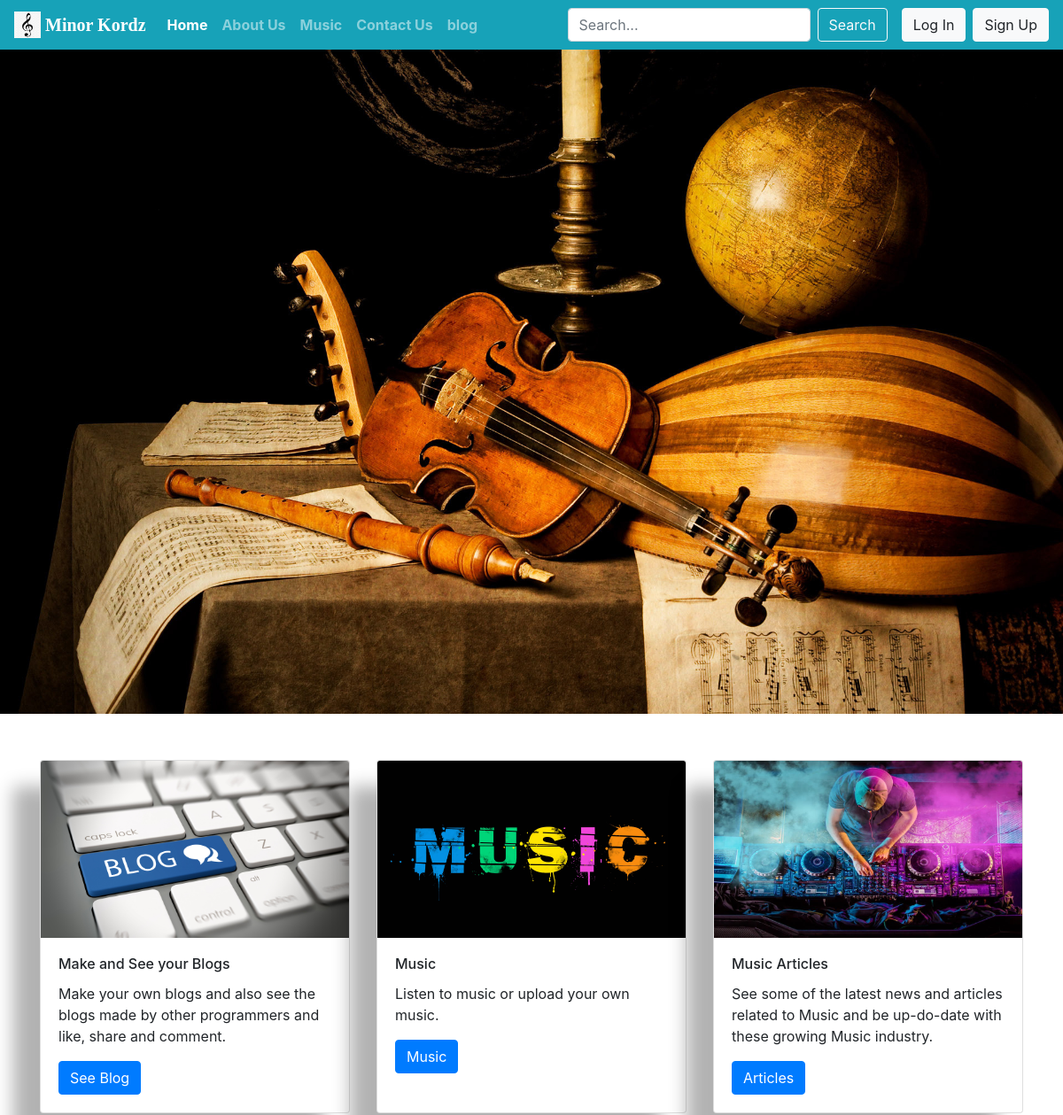
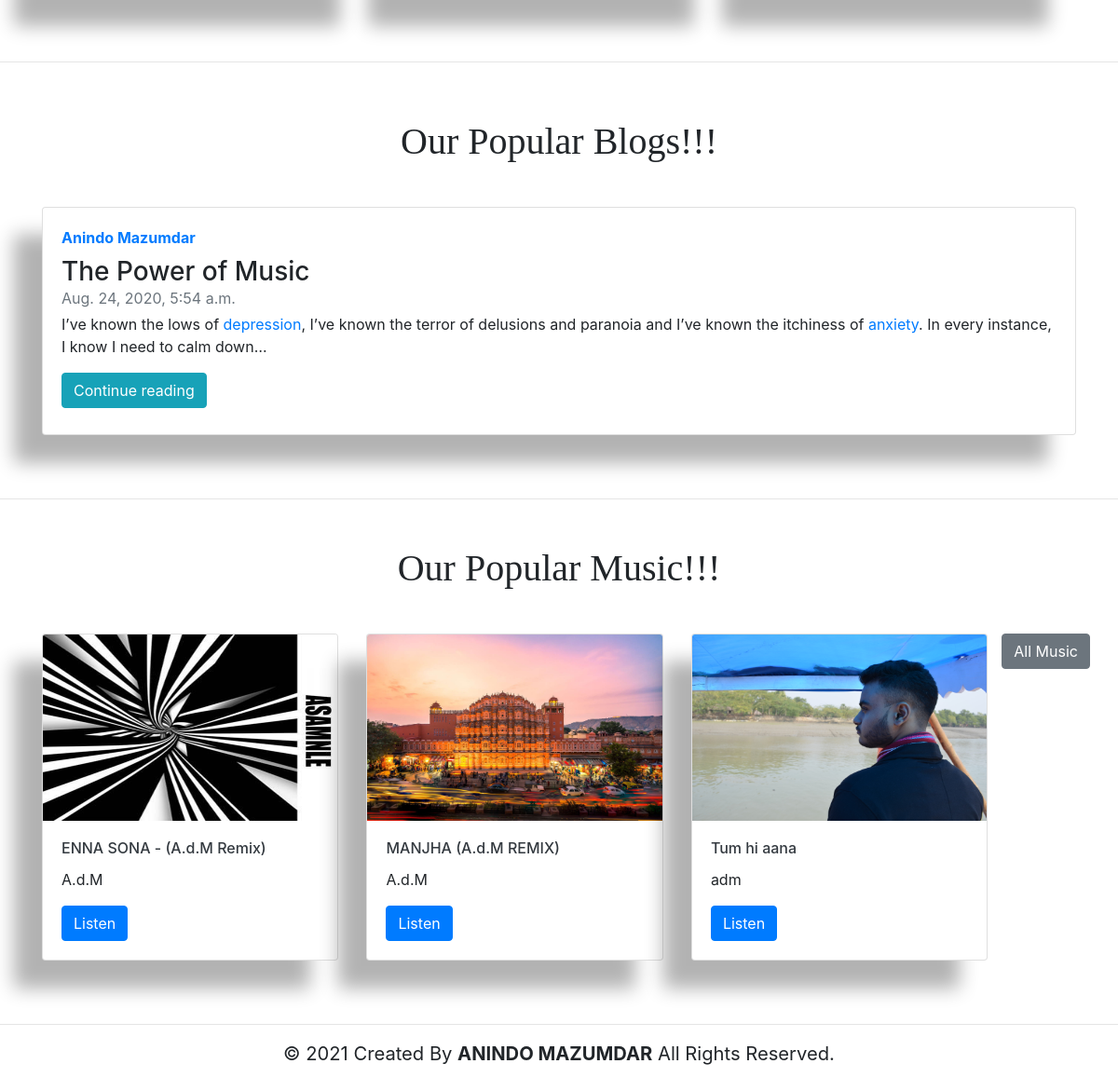
The page / on the database its author committed (2 pictures, top to bottom).
### blog/models.py (models this page shows, shortened)
class Post(models.Model):
    sno = models.AutoField(primary_key=True)
    title = models.CharField(max_length=100)
    author = models.CharField(max_length=100)
    slug = models.CharField(max_length=100)
    content = models.TextField()
    views = models.IntegerField(default=0)
    timestamp = models.DateTimeField(auto_now_add=True)

### songs/models.py (models this page shows, shortened)
class Songpost(models.Model):
    sno = models.AutoField(primary_key=True)
    song_title = models.CharField(max_length=250)
    artist = models.CharField(max_length=200)
    album_title = models.CharField(max_length=300)
    genre = models.CharField(max_length=100)
    slug = models.CharField(max_length=100)
    album_logo = models.ImageField(upload_to='images')
    file = models.FileField(upload_to='musics')
    tags = models.CharField(max_length=500,default="")
    desc = models.TextField(max_length=2000,default="")
    plays = models.IntegerField(default=0)

### cadence/views.py (the view)
# urls.py: path('',views.index,name='index'),
def index(request):
    supload = []
    postss = Post.objects.filter().order_by('-views')[:3]
    musics = Songpost.objects.filter().order_by('-plays')[:3]
    suploads = Suserupload.objects.all()
    n = len(suploads)
    supload.append([suploads,range(1,n)])
    context = {'postss': postss, 'musics':musics,'supload': supload}
    return render(request,'cadence/index.html',context)

### templates/cadence/index.html (shortened to what this page needs)
{% extends 'basic.html' %}
{% block homeactive %}active{% endblock homeactive %}
{% block body %}
{% load static %}
  <div id="homecarousel" class="carousel slide" data-ride="carousel">
    <div class="carousel-inner">
      <div class="carousel-item active">
        <img src="/static/img/music3.jpg" class="d-block w-100" alt="...">
      </div>
    </div>
  </div>
<div class="container" style="padding-top: 3%;">
  <div class="card-deck my-3">
    <div class="card" style="box-shadow: -30px 30px 20px rgba(0, 0, 0, 0.3);">
      <img src="/static/img/blog1.jpeg" class="card-img-top" alt="...">
      <div class="card-body">
        <h5 class="card-title">Make and See your Blogs</h5>
        <p class="card-text">Make your own blogs and also see the blogs made by other programmers and like, share and
          comment.</p>
        <a href="/blog/" class="btn btn-primary"> See Blog</a>
      </div>
    </div>
    <div class="card" style="box-shadow: -30px 30px 20px rgba(0, 0, 0, 0.3);">
      <img src="/static/img/musichome.jpg" class="card-img-top" alt="...">
      <div class="card-body">
        <h5 class="card-title">Music</h5>
        <p class="card-text">Listen to music or upload your own music.</p>
        <a href="/songs/" class="btn btn-primary">Music</a>
      </div>
    </div>
    <div class="card" style="box-shadow: -30px 30px 20px rgba(0, 0, 0, 0.3);">
      <img src="/static/img/electronicmusic1.jpg" class="card-img-top" alt="...">
      <div class="card-body">
        <h5 class="card-title">Music Articles</h5>
        <p class="card-text">See some of the latest news and articles related to Music and be up-do-date with these growing Music
          industry.</p>
        <a href="" class="btn btn-primary">Articles</a>
      </div>
    </div>
  </div>
</div>
<div style="padding-top:3%"><hr></div>
<div class="container">
  <div id="text" style="font-family: 'Pacifico', cursive; padding-top: 1%; padding-bottom: 2%;">
<h1 class="text-center" style="padding-top: 3%;">Our Popular Blogs!!!</h1>
</div>
  <div class="card-deck my-3">
    {% for post in postss %}
    <div class="card" style="box-shadow: -30px 30px 20px rgba(0, 0, 0, 0.3);">
      <div class="card-body">
        <strong class="d-inline-block mb-2 text-primary">{{post.author}}</strong>
        <h3 class="mb-0">{{post.title}}</h3>
        <div class="mb-1 text-muted">{{post.timestamp}}</div>
        <p class="card-text mb-auto">
        <div class="preview">{{post.content|safe| truncatechars:300}}</div>
        </p>
        <div class="my-2"><a href="/blog/{{post.slug}}" roll="button" class="btn btn-info">Continue reading</a></div>
      </div>
    </div>
    {% endfor %}
  </div>
  </div>
<div style="padding-top:3%"><hr></div>
<div class="container">
  <div id="text" style="font-family: 'Pacifico', cursive; padding-top: 1%; padding-bottom: 2%;">
<h1 class="text-center" style="padding-top: 2%;">Our Popular Music!!!</h1>
</div>
<div class="card-deck my-3">
  {% for music in musics  %}
    <div class="card" style="box-shadow: -30px 30px 20px rgba(0, 0, 0, 0.3);">
      <img src="{{music.album_logo.url}}" class="card-img-top" alt="...">
      <div class="card-body">
        <h5 class="card-title"><a class="text-dark" href="/songs/{{music.slug}}">{{music.song_title}}</a></h5>
        <p class="card-text">{{music.artist}}</p>
        <a href="/songs/{{music.slug}}" class="btn btn-primary">Listen</a>
      </div>
    </div>
    {% endfor %}
    <a href="/"><button type="button" class="btn btn-secondary">All Music</button></a>
  </div>
</div>
<div style="padding-top:3%"><hr></div>
{% endblock %}

### templates/basic.html (shortened to what this page needs)
{% load static %}
<!doctype html>
<html lang="en">
<head>
    <link rel="stylesheet" href="https://stackpath.bootstrapcdn.com/bootstrap/4.2.1/css/bootstrap.min.css"
>
</head>
<body>
    <nav class="navbar navbar-expand-lg navbar-dark bg-info">
        <a class="navbar-brand font-weight-bold" style="font-family: 'Pacifico', cursive; "href="/">
            <img src="{%static 'clef2.png'%}" width="30" height="30" class="d-inline-block align-top" alt=""
                loading="lazy">
            Minor Kordz
        </a>
        <div class="collapse navbar-collapse" id="navbarSupportedContent">
            <div class="mr-auto form-inline">
                <ul class="navbar-nav mr-auto  justify-content-end">
                    <li class="nav-item  font-weight-bold {% block homeactive %}
                {% endblock homeactive %}">
                        <a class="nav-link" href="/">Home <span class="sr-only">(current)</span></a>
                    </li>
                    <li class="nav-item  font-weight-bold {% block aboutactive %}
                {% endblock aboutactive %}">
                        <a class="nav-link" href="/about">About Us</a>
                    </li>
                    <li class="nav-item  font-weight-bold {% block musicactive %}
                {% endblock musicactive %}">
                        <a class="nav-link" href="/songs">
                            Music
                        </a></li>
                    <li class="nav-item  font-weight-bold {% block contactactive %}
                {% endblock contactactive %}">
                        {% if user.is_authenticated%}
                        <a class="nav-link" href="/contact">Contact Us</a>
                        {% else %}
                        <a class="nav-link" href=""data-toggle="modal" data-target="#loginmodal">Contact Us</a>
                        {% endif %}
                    </li>
                    <li class="nav-item  font-weight-bold {% block blogactive %}{% endblock blogactive %}">
                        <a class="nav-link" href="/blog">
                                blog
                        </a>
                    </li>
            </div>
            <div class="ml-auto form-inline">
                <form method="get" action="/search" class="form-inline my-2 my-lg-0">
                    <input class="form-control mr-sm-2" type="search" placeholder="Search..." aria-label="Search"
                        name="search" id="search">
                    <button class="btn btn-outline-light my-2 mr-2 my-sm-0" type="submit">Search</button>
                </form>
                {% if user.is_authenticated%}
                <ul class="navbar-nav mr-2">
                    <li class="nav-item dropdown ">
                        <a class="nav-link dropdown-toggle " href="#" id="navbarDropdown" role="button"
                            data-toggle="dropdown" aria-haspopup="true" aria-expanded="false">
                            Welcome, {{request.user}}
                        </a>
                        <div class="dropdown-menu" aria-labelledby="navbarDropdown">
                            <a class="dropdown-item" href="/logout">Log Out</a>
                            <a class="dropdown-item" href="/profile">Profile</a>
                        </div>
                    </li>
                </ul>
                {% else %}
                <button type="button" id="logg"class="btn btn-light m-2 my-sm-0" data-toggle="modal" data-target="#loginmodal">
                    Log In
                </button>
                <button type="button" class="btn btn-light my-2 my-sm-0" data-toggle="modal" data-target="#signupmodal">
                    Sign Up
                </button>
                {% endif %}
            </div>
        </div>
    </nav>
{% block body %} {% endblock  %}
    <div class="container" style=" padding-bottom: 2%;font-size: 2ch;font-weight: 2%;">
        <p class="rights-text text-center">© 2021 Created By <b>ANINDO MAZUMDAR</b> All Rights Reserved.</p>
    </div>
</body>
</html>

### rows shown on the page
Post: author "Anindo Mazumdar", title "The Power of Music", timestamp "Aug. 24, 2020, 5:54 a.m.", content "I’ve known the lows of depression , I’ve known the terror of delusions and paranoia and I’ve known the itchiness of anxiety . In every instance, I know I need to calm down…"
Songpost: album_logo (picture), song_title "ENNA SONA - (A.d.M Remix)", artist "A.d.M"
Songpost: album_logo (picture), song_title "MANJHA (A.d.M REMIX)", artist "A.d.M"
Songpost: album_logo (picture), song_title "Tum hi aana", artist "adm"
